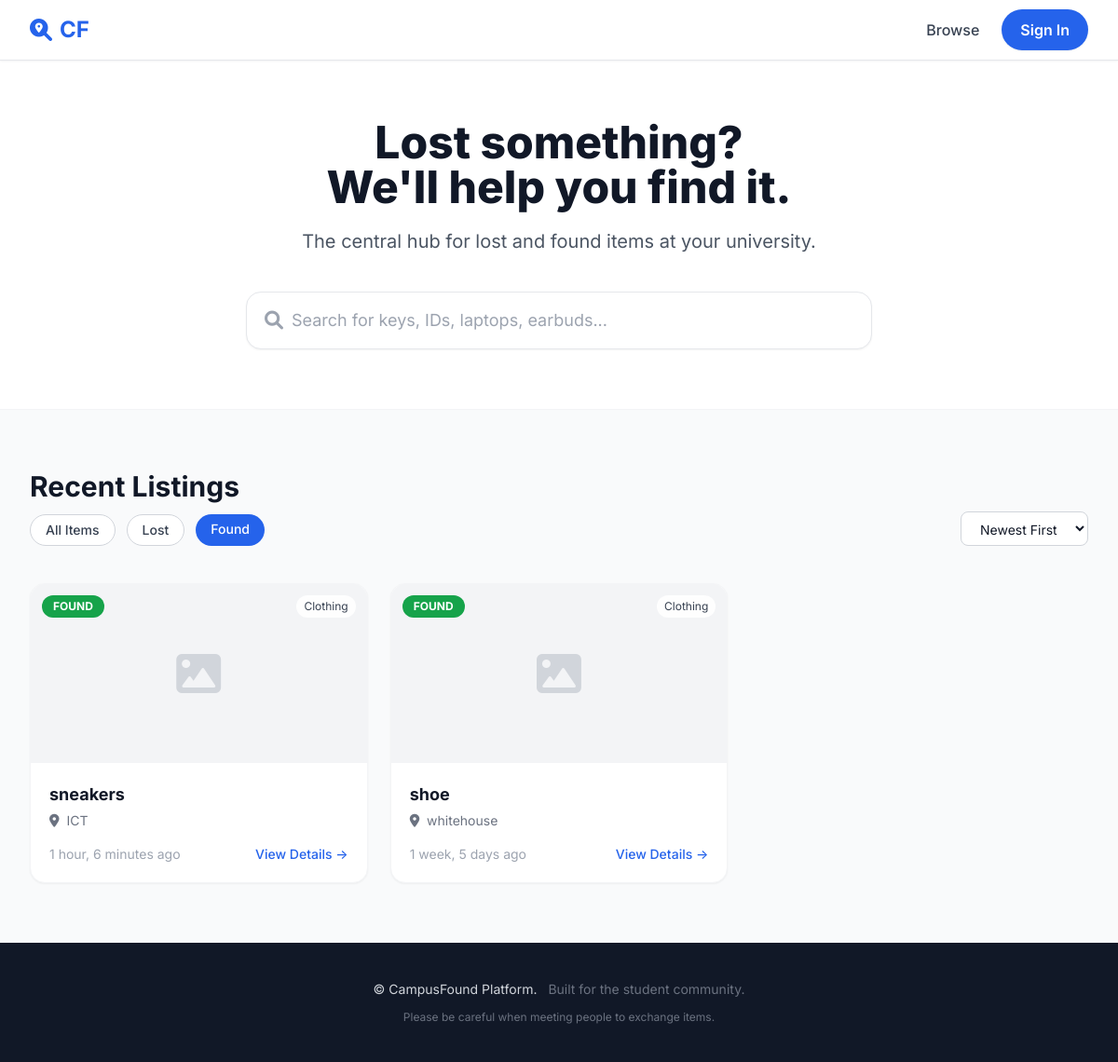
/?type=found&sort=newest, run on the app's committed database.
### items/models.py (models this page shows, shortened)
class Item(models.Model):
    TYPE_CHOICES = (
        ('found', 'Found'),
        ('lost', 'Lost'),
    )
    CATEGORY_CHOICES = (
        ('Electronics', 'Electronics'),
        ('Keys', 'Keys'),
        ('Books', 'Books'),
        ('Clothing', 'Clothing'),
        ('ID/Cards', 'ID/Cards'),
        ('Bags', 'Bags'),
        ('Other', 'Other'),
    )
    CONTACT_PREFERENCE_CHOICES = (
        ('email', 'Email'),
        ('phone', 'Phone'),
        ('chat', 'In-App Chat'),
    )
    STATUS_CHOICES = (
        ('active', 'Active'),
        ('claimed', 'Claimed'),
        ('returned', 'Returned'),
    )
    poster = models.ForeignKey(User, on_delete=models.CASCADE, related_name='items')
    item_type = models.CharField(max_length=10, choices=TYPE_CHOICES)
    title = models.CharField(max_length=200)
    category = models.CharField(
        max_length=50,
        choices=CATEGORY_CHOICES,
        blank=True,
        null=True,
        help_text="Select a category"
    )
    location = models.CharField(
        max_length=200,
        blank=True,
        help_text="Type the location (e.g. Main Library, Science Cafe...)"
    )
    photo = CloudinaryField(
        'image',
        blank=True,
        null=True,
        resource_type='image',
        folder='campusfound/items',
        help_text="Upload photo of the item"
    )
    description = models.TextField(blank=True)
    created_at = models.DateTimeField(auto_now_add=True)
    date_lost = models.DateField(
        blank=True,
        null=True,
        help_text="When did you lose this item?"
    )
    reward_offered = models.CharField(
        max_length=200,
        blank=True,
        help_text="Optional: e.g. '$20 reward' or 'Coffee on me!'"
    )
    contact_preference = models.CharField(
        max_length=20,
        choices=CONTACT_PREFERENCE_CHOICES,
        default='chat',
        blank=True
    )
    verification_question = models.TextField(
        blank=True,
        help_text="Ask a question only the owner would know"
    )
    contact_info = models.CharField(
        max_length=200,
        blank=True,
        help_text="Optional: your email or WhatsApp number (e.g. whatsapp:+2348012345678)"
    )
    status = models.CharField(
        max_length=20,
        choices=STATUS_CHOICES,
        default='active'
    )
    claimed_by = models.ForeignKey(
        User,
        on_delete=models.SET_NULL,
        null=True,
        blank=True,
        related_name='claimed_items',
        help_text="User who claimed this item"
    )
    class Meta:
        ordering = ['-created_at']

### items/views.py (the view, shortened to what this page needs)
# urls.py: path('', views.home, name='home'),
def home(request):
    item_type = request.GET.get('type', 'all')
    search_query = request.GET.get('q', '')
    sort_by = request.GET.get('sort', 'newest')
    items = Item.objects.all()
    if item_type in ['lost', 'found']:
        items = items.filter(item_type=item_type)
    if sort_by == 'oldest':
        items = items.order_by('created_at')
    else:
        items = items.order_by('-created_at')
    return render(request, 'home.html', {
        'title': 'CampusFound | Lost & Found for Students',
        'items': items,
        'current_filter': item_type,
        'search_query': search_query,
        'current_sort': sort_by,
    })

### chats/context_processors.py (called while the page is built, shortened)
def unread_messages(request):
    return {'unread_messages_count': 0}

### templates/home.html (shortened to what this page needs)
{% extends 'base.html' %}
{% block content %}
    <header class="bg-white py-16 border-b border-gray-100">
        <div class="max-w-7xl mx-auto px-4 sm:px-6 lg:px-8 text-center">
            <h1 class="text-4xl sm:text-5xl font-extrabold text-gray-900 leading-tight">
                Lost something?<br>We'll help you find it.
            </h1>
            <p class="mt-5 text-xl text-gray-600 max-w-3xl mx-auto">
                The central hub for lost and found items at your university.
            </p>
            <form method="get" action="{% url 'items:home' %}" class="mt-10 max-w-2xl mx-auto relative">
                <input type="text"
                       name="q"
                       value="{{ search_query }}"
                       placeholder="Search for keys, IDs, laptops, earbuds..."
                       class="w-full pl-12 pr-5 py-4 rounded-2xl border border-gray-200 focus:ring-2 focus:ring-blue-500 focus:border-blue-500 outline-none shadow-sm text-lg">
                <i class="fa-solid fa-search absolute left-5 top-1/2 -translate-y-1/2 text-gray-400 text-xl"></i>
            </form>
        </div>
    </header>
    <section class="max-w-7xl mx-auto px-4 sm:px-6 lg:px-8 py-16">
        <div class="flex flex-col sm:flex-row sm:items-end justify-between mb-10">
            <div>
                <h2 class="text-2xl sm:text-3xl font-bold text-gray-900">Recent Listings</h2>
                <div class="flex flex-wrap gap-3 mt-3">
                    <a href="{% url 'items:home' %}?sort={{ current_sort }}"
                       class="px-4 py-1.5 {% if current_filter == 'all' %}bg-blue-600 text-white{% else %}bg-white border border-gray-300 text-gray-700 hover:bg-gray-50{% endif %} rounded-full text-sm font-medium transition">
                        All Items
                    </a>
                    <a href="{% url 'items:home' %}?type=lost&sort={{ current_sort }}"
                       class="px-4 py-1.5 {% if current_filter == 'lost' %}bg-blue-600 text-white{% else %}bg-white border border-gray-300 text-gray-700 hover:bg-gray-50{% endif %} rounded-full text-sm font-medium transition">
                        Lost
                    </a>
                    <a href="{% url 'items:home' %}?type=found&sort={{ current_sort }}"
                       class="px-4 py-1.5 {% if current_filter == 'found' %}bg-blue-600 text-white{% else %}bg-white border border-gray-300 text-gray-700 hover:bg-gray-50{% endif %} rounded-full text-sm font-medium transition">
                        Found
                    </a>
                </div>
            </div>
            <form method="get" action="{% url 'items:home' %}">
                <select name="sort"
                        onchange="this.form.submit()"
                        class="mt-4 sm:mt-0 border border-gray-300 rounded-lg px-4 py-2 text-sm bg-white focus:outline-none focus:ring-2 focus:ring-blue-500">
                    <option value="newest" {% if current_sort == 'newest' %}selected{% endif %}>Newest First</option>
                </select>
            </form>
        </div>
        {% if items %}
            <div class="grid grid-cols-1 sm:grid-cols-2 lg:grid-cols-3 xl:grid-cols-4 gap-6">
                {% for item in items %}
                    <a href="{% url 'items:item_detail' item.id %}" class="bg-white rounded-2xl overflow-hidden shadow-sm hover:shadow-md transition border border-gray-100 block">
                        <div class="h-48 bg-gray-100 relative">
                            {% if item.photo %}
                                <img src="{{ item.photo.url }}"
                                     alt="{{ item.title }}"
                                     class="w-full h-full object-cover">
                            {% else %}
                                <div class="w-full h-full flex items-center justify-center">
                                    <i class="fa-solid fa-image text-gray-300 text-5xl"></i>
                                </div>
                            {% endif %}
                            {% if item.item_type == 'lost' %}
                                <span class="absolute top-3 left-3 bg-red-500 text-white text-xs font-bold px-3 py-1 rounded-full">LOST</span>
                            {% else %}
                                <span class="absolute top-3 left-3 bg-green-600 text-white text-xs font-bold px-3 py-1 rounded-full">FOUND</span>
                            {% endif %}
                            {% if item.category %}
                                <span class="absolute top-3 right-3 bg-white/90 text-gray-700 text-xs px-2 py-1 rounded-full">
                                    {{ item.category }}
                                </span>
                            {% endif %}
                        </div>
                        <div class="p-5">
                            <h3 class="font-bold text-lg line-clamp-1">{{ item.title }}</h3>
                            <p class="text-sm text-gray-500 mt-1">
                                <i class="fa-solid fa-location-dot mr-1"></i>
                                {{ item.location|default:"Location not specified" }}
                            </p>
                            <div class="mt-4 flex justify-between items-center text-sm">
                                <span class="text-gray-400">{{ item.created_at|timesince }} ago</span>
                                <span class="text-blue-600 font-medium hover:underline">View Details →</span>
                            </div>
                        </div>
                    </a>
                {% endfor %}
            </div>
        {% endif %}
    </section>
{% endblock %}

### templates/base.html (style rules this page uses)
body { font-family: 'Inter', system-ui, -apple-system, sans-serif; }

### data on the page
Item: item_type "FOUND", category "Clothing", title "sneakers", location "ICT", created_at "1 hour, 6 minutes"
Item: item_type "FOUND", category "Clothing", title "shoe", location "whitehouse", created_at "1 week, 5 days"
